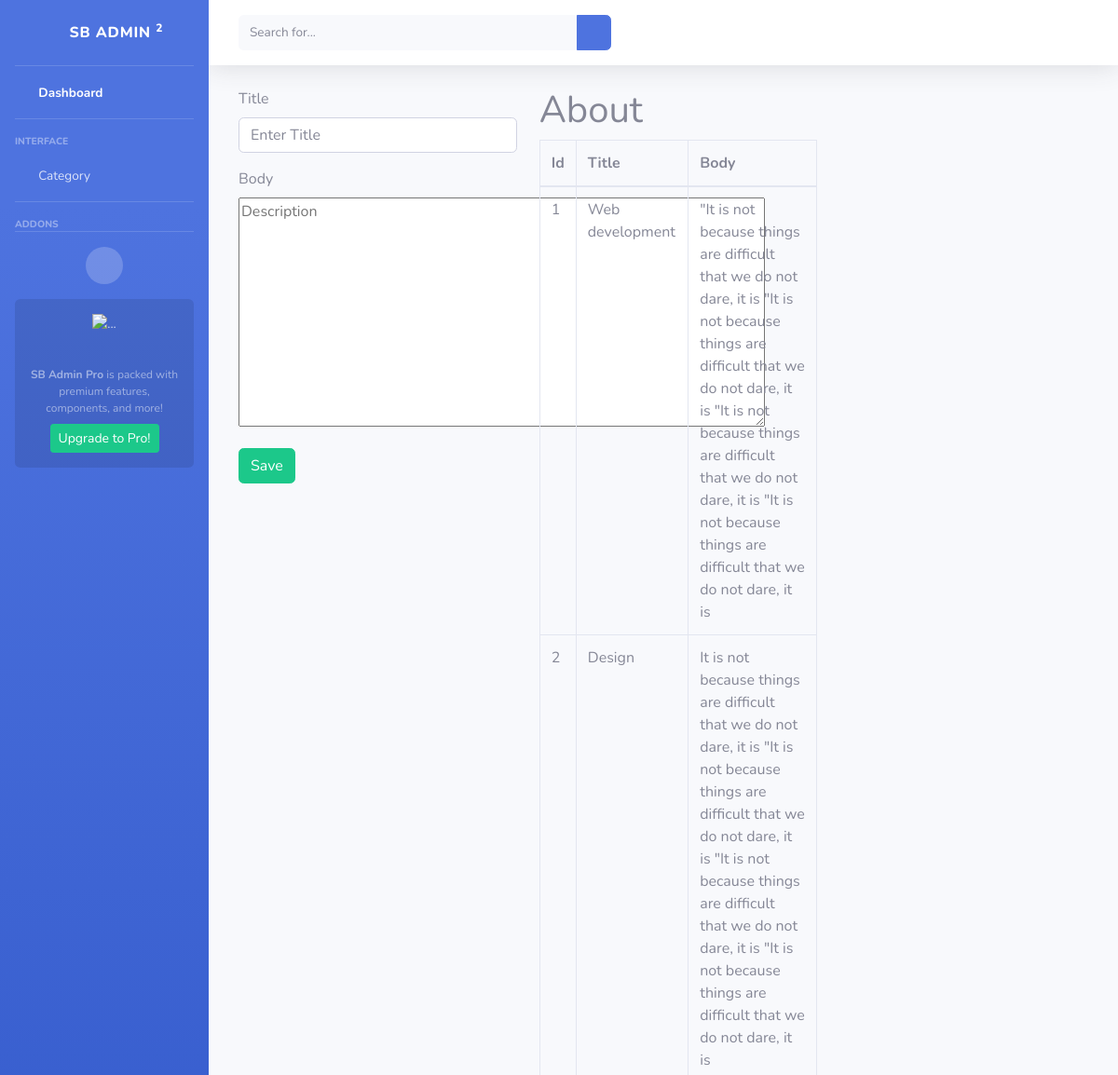
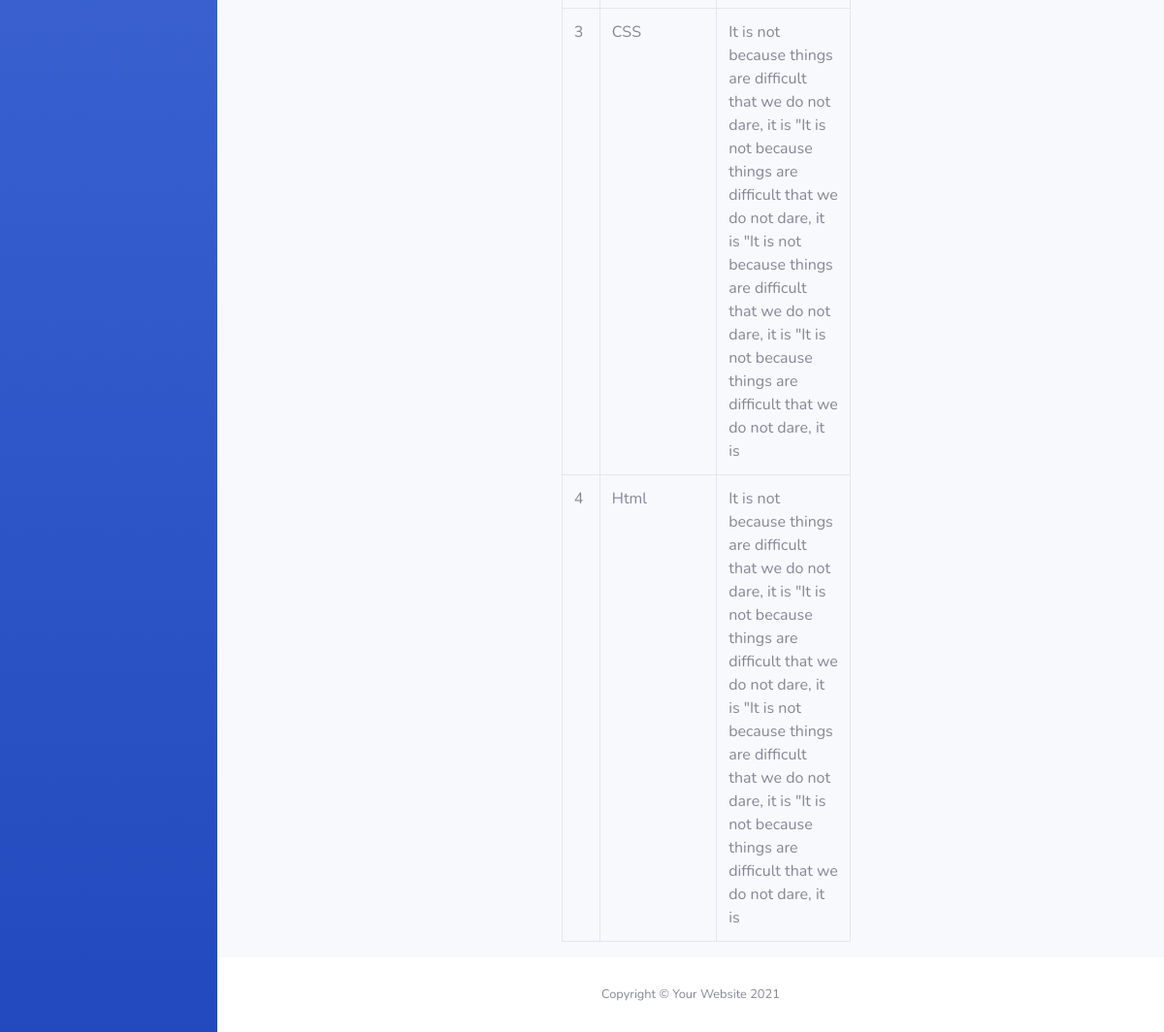
The page /back/skill/ on the database its author committed (2 pictures, top to bottom).
### myapp/models.py (models this page shows, shortened)
class Skill(models.Model):
    title = models.CharField(max_length=50)
    body = models.TextField()

### myapp/views.py (the view)
# urls.py: path('back/skill/', views.skilladmin, name='skill_admin'),
def skilladmin(request):
    page = 'skill_create'
    form = SkillForm()
    skills = Skill.objects.all()
    if request.method == 'POST':
        form = SkillForm(request.POST)
        if form.is_valid():
            form.save()
        return redirect('skill_admin')
    context = {
        'page':page,
        'form':form,
        'skills':skills
    }
    return render(request, 'back/skill.html', context)

### myapp/forms.py
class SkillForm(ModelForm):
    class Meta:
        model = Skill
        fields = "__all__"

### myapp/templates/back/skill.html (shortened to what this page needs)
{% extends 'back/index.html' %}
{% block content %}
<div class="row" style="margin-left: 20px;">
    <div class="col col-md-4">
        <form action="" method="POST" enctype="multipart/form-data">
            <div class="title mb-3">
                <label for="" class="form-label">Title</label>
                <input type="text" name="title" id="" class="form-control" placeholder="Enter Title">
            </div>
            <div class="body mb-3">
                <label for="" class="form-label">Body</label>
                <textarea name="body" id="" cols="60" rows="10" placeholder="Description"></textarea>
            </div>
            <button type="submit" class="btn btn-success">Save</button>
        </form>
    </div>
    <div class="col col-md-4">
        <h1>About </h1>
        <table class="table table-bordered table-hover">
            <thead>
                <tr>
                    <th>Id</th>
                    <th>Title</th>
                    <th>Body</th>
                </tr>
            </thead>
            <tbody>
                {% for skill in skills %}
                  <tr>
                    <td>{{ forloop.counter }}</td>
                    <td>{{ skill.title }}</td>
                    <td>{{ skill.body }}</td>
                  </tr>
                {% endfor %}
            </tbody>
        </table>
    </div>
    <div class="col col-md-4"></div>
</div>
{% endblock content %}

### rows shown on the page
Skill: title "Web development", body "\"It is not because things are difficult that we do not dare, it is \"It is not because things are difficult that we do not dare, it is \"It is not because things are difficult that we do not dare, it is \"It is not because things are difficult that we do not dare, it is"
Skill: title "Design", body "It is not because things are difficult that we do not dare, it is \"It is not because things are difficult that we do not dare, it is \"It is not because things are difficult that we do not dare, it is \"It is not because things are difficult that we do not dare, it is"
Skill: title "CSS", body "It is not because things are difficult that we do not dare, it is \"It is not because things are difficult that we do not dare, it is \"It is not because things are difficult that we do not dare, it is \"It is not because things are difficult that we do not dare, it is"
Skill: title "Html", body "It is not because things are difficult that we do not dare, it is \"It is not because things are difficult that we do not dare, it is \"It is not because things are difficult that we do not dare, it is \"It is not because things are difficult that we do not dare, it is"
